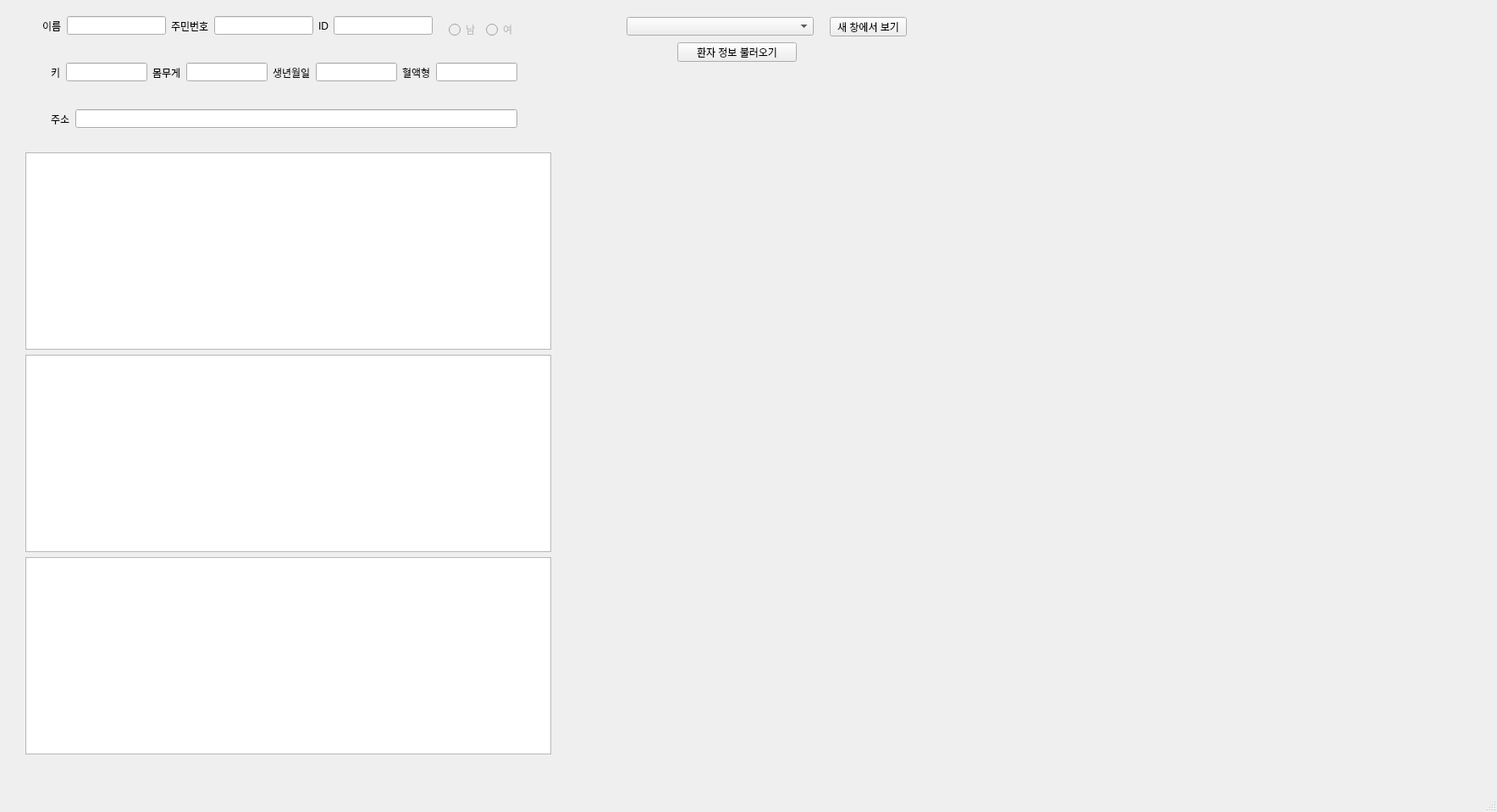
<?xml version="1.0" encoding="UTF-8"?>
<ui version="4.0">
 <class>MainWindow</class>
 <widget class="QMainWindow" name="MainWindow">
  <property name="geometry">
   <rect>
    <x>0</x>
    <y>0</y>
    <width>1768</width>
    <height>959</height>
   </rect>
  </property>
  <property name="windowTitle">
   <string>MainWindow</string>
  </property>
  <widget class="QWidget" name="centralwidget">
   <widget class="QComboBox" name="CB_ImageChoice">
    <property name="geometry">
     <rect>
      <x>740</x>
      <y>20</y>
      <width>221</width>
      <height>22</height>
     </rect>
    </property>
   </widget>
   <widget class="QLabel" name="LABEL_imageShow">
    <property name="enabled">
     <bool>true</bool>
    </property>
    <property name="geometry">
     <rect>
      <x>720</x>
      <y>120</y>
      <width>381</width>
      <height>301</height>
     </rect>
    </property>
    <property name="frameShape">
     <enum>QFrame::NoFrame</enum>
    </property>
    <property name="text">
     <string/>
    </property>
    <property name="alignment">
     <set>Qt::AlignHCenter|Qt::AlignTop</set>
    </property>
   </widget>
   <widget class="QPushButton" name="BTN_newTab">
    <property name="geometry">
     <rect>
      <x>980</x>
      <y>20</y>
      <width>91</width>
      <height>23</height>
     </rect>
    </property>
    <property name="text">
     <string>새 창에서 보기</string>
    </property>
   </widget>
   <widget class="QPushButton" name="BTN_choose">
    <property name="geometry">
     <rect>
      <x>800</x>
      <y>50</y>
      <width>141</width>
      <height>23</height>
     </rect>
    </property>
    <property name="text">
     <string>환자 정보 불러오기</string>
    </property>
   </widget>
   <widget class="QWidget" name="horizontalLayoutWidget_4">
    <property name="geometry">
     <rect>
      <x>530</x>
      <y>20</y>
      <width>81</width>
      <height>31</height>
     </rect>
    </property>
    <layout class="QHBoxLayout" name="horizontalLayout_4">
     <item>
      <widget class="QRadioButton" name="man">
       <property name="enabled">
        <bool>false</bool>
       </property>
       <property name="text">
        <string>남</string>
       </property>
      </widget>
     </item>
     <item>
      <widget class="QRadioButton" name="woman">
       <property name="enabled">
        <bool>false</bool>
       </property>
       <property name="text">
        <string>여</string>
       </property>
      </widget>
     </item>
    </layout>
   </widget>
   <widget class="QWidget" name="horizontalLayoutWidget">
    <property name="geometry">
     <rect>
      <x>60</x>
      <y>70</y>
      <width>551</width>
      <height>31</height>
     </rect>
    </property>
    <layout class="QHBoxLayout" name="horizontalLayout">
     <item>
      <widget class="QLabel" name="label_5">
       <property name="text">
        <string>키</string>
       </property>
      </widget>
     </item>
     <item>
      <widget class="QLineEdit" name="lineEdit">
       <property name="readOnly">
        <bool>true</bool>
       </property>
      </widget>
     </item>
     <item>
      <widget class="QLabel" name="label_6">
       <property name="text">
        <string>몸무게</string>
       </property>
      </widget>
     </item>
     <item>
      <widget class="QLineEdit" name="weight">
       <property name="readOnly">
        <bool>true</bool>
       </property>
      </widget>
     </item>
     <item>
      <widget class="QLabel" name="label_4">
       <property name="text">
        <string>생년월일</string>
       </property>
      </widget>
     </item>
     <item>
      <widget class="QLineEdit" name="birth">
       <property name="readOnly">
        <bool>true</bool>
       </property>
      </widget>
     </item>
     <item>
      <widget class="QLabel" name="label_9">
       <property name="text">
        <string>혈액형</string>
       </property>
      </widget>
     </item>
     <item>
      <widget class="QLineEdit" name="bloodtype">
       <property name="readOnly">
        <bool>true</bool>
       </property>
      </widget>
     </item>
    </layout>
   </widget>
   <widget class="QWidget" name="horizontalLayoutWidget_2">
    <property name="geometry">
     <rect>
      <x>60</x>
      <y>120</y>
      <width>551</width>
      <height>41</height>
     </rect>
    </property>
    <layout class="QHBoxLayout" name="horizontalLayout_2">
     <item>
      <widget class="QLabel" name="label_8">
       <property name="text">
        <string>주소</string>
       </property>
      </widget>
     </item>
     <item>
      <widget class="QLineEdit" name="adress">
       <property name="readOnly">
        <bool>true</bool>
       </property>
      </widget>
     </item>
    </layout>
   </widget>
   <widget class="QWidget" name="verticalLayoutWidget_2">
    <property name="geometry">
     <rect>
      <x>30</x>
      <y>180</y>
      <width>621</width>
      <height>711</height>
     </rect>
    </property>
    <layout class="QVBoxLayout" name="verticalLayout_2">
     <item>
      <widget class="QTableWidget" name="surgeryInforWidget"/>
     </item>
     <item>
      <widget class="QTableWidget" name="TW_medicine"/>
     </item>
     <item>
      <widget class="QTableWidget" name="visitInforWidget"/>
     </item>
    </layout>
   </widget>
   <widget class="QWidget" name="horizontalLayoutWidget_3">
    <property name="geometry">
     <rect>
      <x>50</x>
      <y>10</y>
      <width>461</width>
      <height>41</height>
     </rect>
    </property>
    <layout class="QHBoxLayout" name="horizontalLayout_3">
     <item>
      <widget class="QLabel" name="label">
       <property name="text">
        <string>이름</string>
       </property>
      </widget>
     </item>
     <item>
      <widget class="QLineEdit" name="name">
       <property name="readOnly">
        <bool>true</bool>
       </property>
      </widget>
     </item>
     <item>
      <widget class="QLabel" name="label_3">
       <property name="text">
        <string>주민번호</string>
       </property>
      </widget>
     </item>
     <item>
      <widget class="QLineEdit" name="personalNum">
       <property name="readOnly">
        <bool>true</bool>
       </property>
      </widget>
     </item>
     <item>
      <widget class="QLabel" name="label_2">
       <property name="text">
        <string>ID</string>
       </property>
      </widget>
     </item>
     <item>
      <widget class="QLineEdit" name="ID">
       <property name="readOnly">
        <bool>true</bool>
       </property>
      </widget>
     </item>
    </layout>
   </widget>
  </widget>
  <widget class="QMenuBar" name="menubar">
   <property name="geometry">
    <rect>
     <x>0</x>
     <y>0</y>
     <width>1768</width>
     <height>25</height>
    </rect>
   </property>
  </widget>
  <widget class="QStatusBar" name="statusbar"/>
 </widget>
 <resources/>
 <connections/>
</ui>
